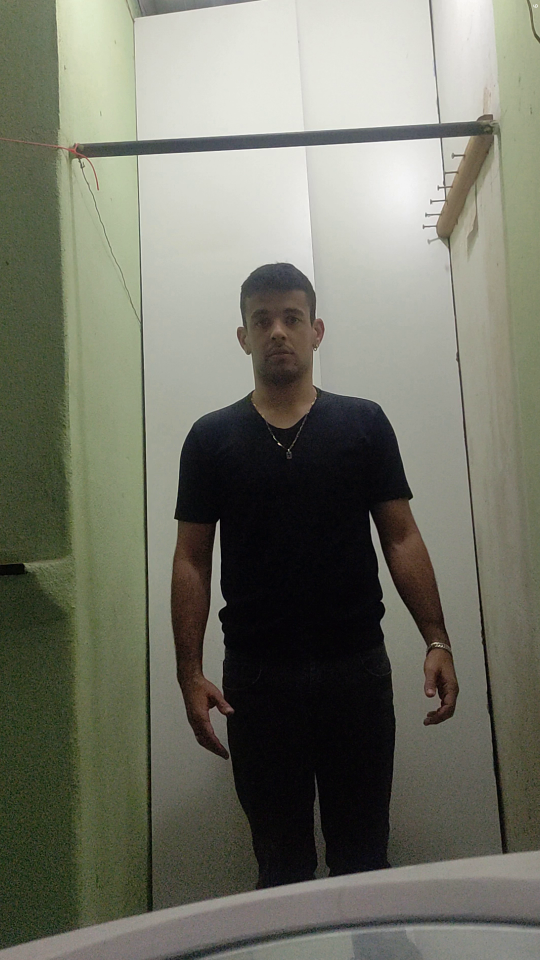
#> input picture Tecnologico/Source/Programa/python/teste.png, 1080 x 1920 px (shown at 1/2 size)
$ python -i processImg.py   (imports and definitions only)
#> lines starting #> are read from the running program, lines starting #| are printed output that depends on the picture; after the words box and inside, x2 and y2 are one past the last pixel; in counts of white or black regions, pixels touching at a corner belong together
#> further down, picture is the input picture: shape (1920, 1080, 3); mean B, G, R 103.7, 116.5, 115.3
from ast import Num
import cv2
import numpy as np

def bar(frame) -> object:
    '''Destaca a barra'''
    img = frame.copy()
    #converte em preto e branco
    gray = cv2.cvtColor(img,cv2.COLOR_BGR2GRAY)
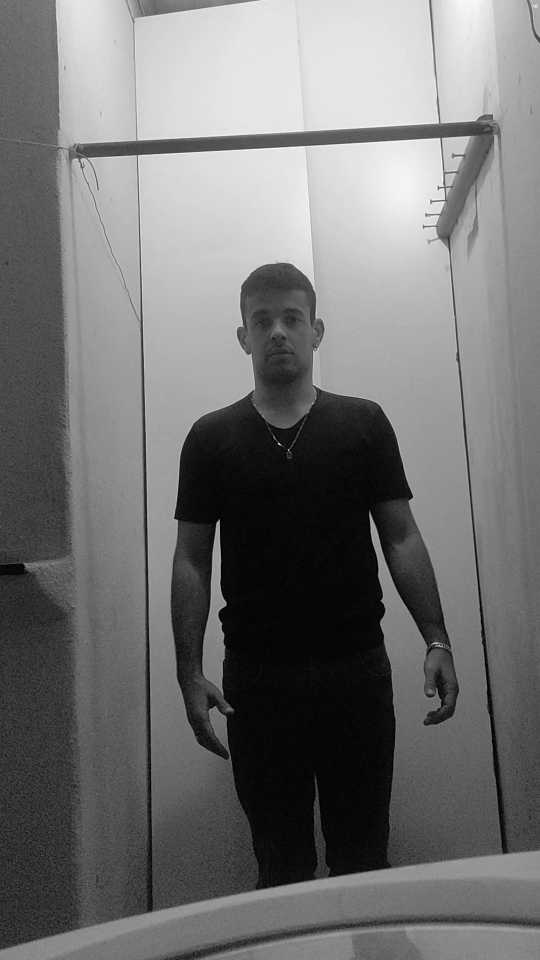
#> gray: shape (1920, 1080) (shown at 1/2 size); min 0, max 254, mean 114.7
    #Detecção de borda
    edges = cv2.Canny(gray,550,150,apertureSize = 3)
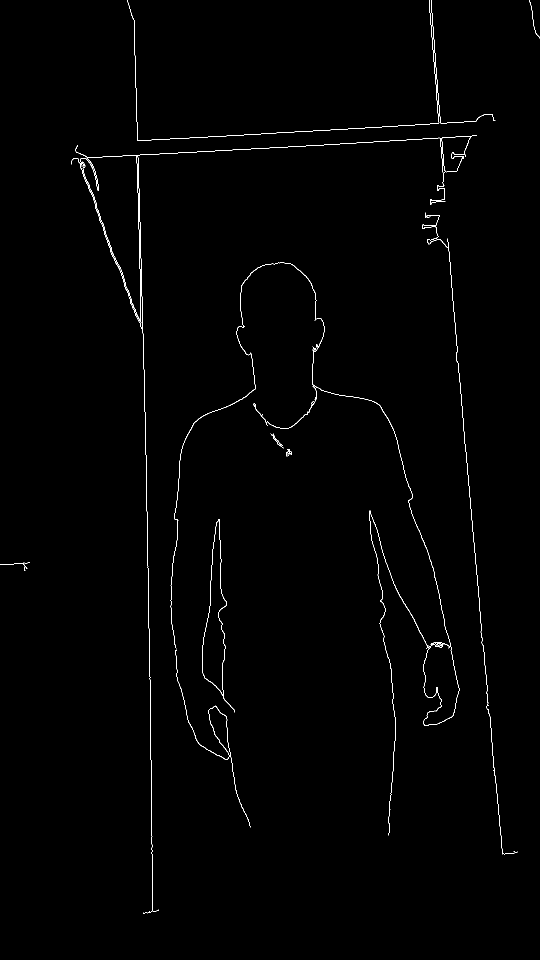
#> edges: shape (1920, 1080) (shown at 1/2 size); 0.63% white in thin lines or dots
    lines = cv2.HoughLines(edges,1,np.pi/180, 200)
#> lines = [[-850, 3.05], [-275, 3.12], [323, 1.52], [-262, 3.11], [-860, 3.07], [-270, 3.12], [294, 1.52]]
    for r,theta in lines[0]:
        a = np.cos(theta)
        b = np.sin(theta)
        x0 = a*r
        y0 = b*r
        x1 = int(x0 + 2000*(-b))
        y1 = int(y0 + 2000*(a))
        x2 = int(x0 - 2000*(-b))
        y2 = int(y0 - 2000*(a))
        cv2.line(img,(x1,y1), (x2,y2), (0,0,255),2)
#> this loop made 1 pass
#> (r, theta, a, b, x0, y0, x1, y1) on pass 1: (-850, 3.05, -0.996, 0.0872, 846.8, -74.08, 672, -2066)
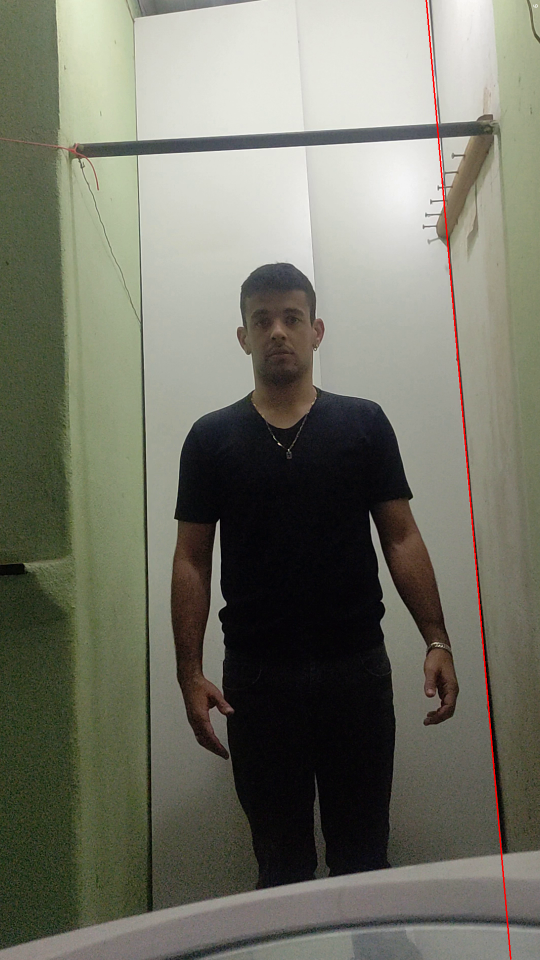
#> img: shape (1920, 1080, 3) (shown at 1/2 size); 0.28% of pixels changed, all inside (x1, y1, x2, y2) = (851, 0, 1023, 1920)
    return img

def intercept(line1, line2) -> bool:
    '''Retorna se as duas linhas se cruzam em algum momento'''
    # Convertendo as linhas para o formato aceito pela função intersectLines
    pt1, pt2 = line1
    pt3, pt4 = line2
    line1 = np.array([pt1[0], pt1[1], pt2[0], pt2[1]], dtype=np.float32)
    line2 = np.array([pt3[0], pt3[1], pt4[0], pt4[1]], dtype=np.float32)

    # Encontrando o ponto de interseção das duas linhas
    point = cv2.intersectLines(line1, line2, tolerance=0.1)

    return point[2] == 1


def angle(line1, line2) -> Num:
    '''Retorna o angulo entre dois segmentos de reta'''
    # Convertendo as linhas para o formato aceito pela função intersectLines
    pt1, pt2 = line1
    pt3, pt4 = line2

    # Calcule o vetor diretor de cada segmento de reta
    vec1 = cv2.subtract(pt2, pt1)
    vec2 = cv2.subtract(pt4, pt3)

    # Calcule o ângulo entre os dois vetores diretores
    angle = cv2.fastAtan2(vec1[1], vec1[0]) - cv2.fastAtan2(vec2[1], vec2[0])

    # Converta o ângulo de graus para radianos
    angle_rad = np.deg2rad(angle)

    return angle

>>> import cv2
>>> picture = cv2.imread('teste.png')
>>> result = bar(picture)
